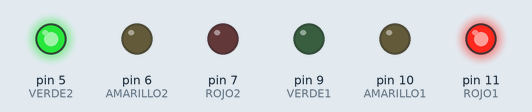
Bench run of a sketch on a simulated Arduino Uno, built with avr-gcc and run on an emulated ATmega328P. Shown: output pins drawn as LEDs (lit = HIGH).

Above: at 1.5 s.
At 3.5 s:
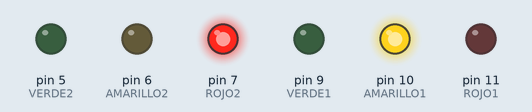
At 4.5 s:
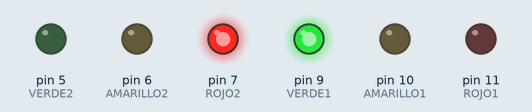
At 5.5 s:
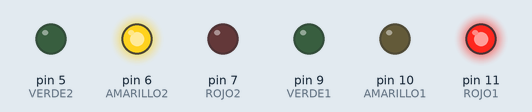
Timing chart, 0 to 7.8 s (numbered marks = the images above):
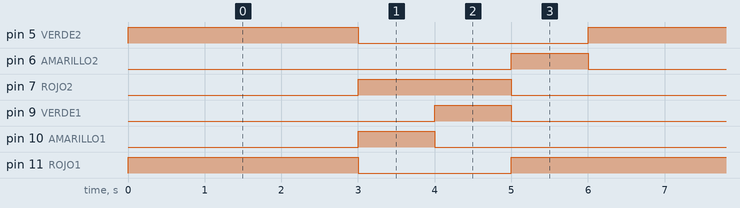

The sketch:

Semaforo_de_cruce.ino
```cpp
#define ROJO1 11
#define AMARILLO1 10
#define VERDE1 9

#define ROJO2 7
#define AMARILLO2 6
#define VERDE2 5

void setup() {
  pinMode(ROJO1, OUTPUT);
  pinMode(AMARILLO1, OUTPUT);
  pinMode(VERDE1, OUTPUT);

  pinMode(ROJO2, OUTPUT);
  pinMode(AMARILLO2, OUTPUT);
  pinMode(VERDE2, OUTPUT);

}

void loop() {
  //ESTADO 1: SEMAFORO DE AVENIDA EN VERDE Y SEMAFORO DE CALLE EN ROJO
  digitalWrite(ROJO1, HIGH);
  digitalWrite(AMARILLO1, LOW);
  digitalWrite(VERDE1, LOW);

  digitalWrite(ROJO2, LOW);
  digitalWrite(AMARILLO2, LOW);
  digitalWrite(VERDE2, HIGH);

  delay(3000);

  //ESTADO 2 : SE APAGA EL VERDE DE LA AVENIDA (PASA A ROJO) Y LA CALLE PASA A AMARILLO
  digitalWrite(ROJO1, LOW);
  digitalWrite(AMARILLO1, HIGH);
  digitalWrite(VERDE1, LOW);

  digitalWrite(ROJO2, HIGH);
  digitalWrite(AMARILLO2, LOW);
  digitalWrite(VERDE2, LOW);

  delay(1000);

  //ESTADO 3 : CALLE EN VERDE Y AVENIDA EN ROJO
  digitalWrite(ROJO1, LOW);
  digitalWrite(AMARILLO1, LOW);
  digitalWrite(VERDE1, HIGH);

  digitalWrite(ROJO2, HIGH);
  digitalWrite(AMARILLO2, LOW);
  digitalWrite(VERDE2, LOW);

  delay(1000);

  //ESTADO 4 : CALLE EN ROJO Y AVENIDA EN AMARILLO
  digitalWrite(ROJO1, HIGH);
  digitalWrite(AMARILLO1, LOW);
  digitalWrite(VERDE1, LOW);

  digitalWrite(ROJO2, LOW);
  digitalWrite(AMARILLO2, HIGH);
  digitalWrite(VERDE2, LOW);

  delay(1000);
}
```

Measured:
- by itself, pin 5 (VERDE2): alternates HIGH for 3.0 s and LOW for 3.0 s
- by itself, pin 6 (AMARILLO2), pin 9 (VERDE1), pin 10 (AMARILLO1): alternates HIGH for 1.0 s and LOW for 5.0 s
- by itself, pin 7 (ROJO2): alternates HIGH for 2.0 s and LOW for 4.0 s
- by itself, pin 11 (ROJO1): repeats every 6.0 s: LOW 2.0 s, HIGH 4.0 s
